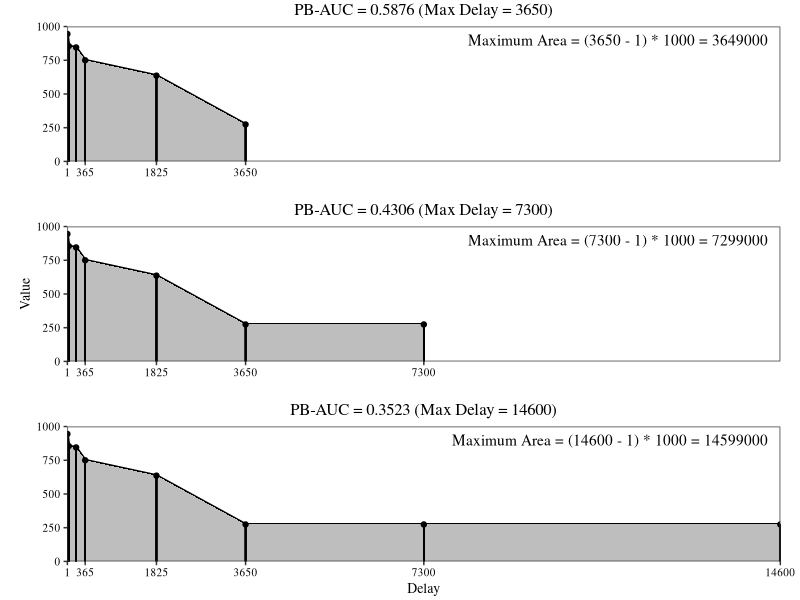

This chart was generated by the following R code:

require(ggplot2)
require(grid)
require(gridExtra)

xLabels <- c(1,NA,NA,365,1825,3650, NA, NA)
xLabels2 <- c(1,NA,NA,365,1825,3650, 7300, NA)
xLabels3 <- c(1,NA,NA,365,1825,3650, 7300, 14600)

xDelays <- c(1,30,180,365,1825,3650, 7300, 14600)
#xDelaysLog <- log10(xDelays)

dataFrame <- data.frame(X=xDelays,
                        Y=c(945,855,845,750,636,274,NA,NA))

dataFrame2 <- data.frame(X=xDelays,
                         Y=c(945,855,845,750,636,274,274,NA))

dataFrame3 <- data.frame(X=xDelays,
                         Y=c(945,855,845,750,636,274,274,274))

annotateMessage = sprintf("Maximum Area = (%s - %s) * 1000 = %s", 3650, 1, (3650-1) * 1000)

plotDraw <- ggplot(dataFrame, aes(x=X, y=Y, fill="gray")) +
  geom_line(size=1, linetype=1) +
  geom_area() +
  geom_point() +
  scale_fill_manual(values = c('gray')) +
  geom_segment(aes(x = dataFrame$X[1], y = 0, xend = dataFrame$X[1], yend = dataFrame$Y[1], colour = "black")) +
  geom_segment(aes(x = dataFrame$X[2], y = 0, xend = dataFrame$X[2], yend = dataFrame$Y[2], colour = "black")) +
  geom_segment(aes(x = dataFrame$X[3], y = 0, xend = dataFrame$X[3], yend = dataFrame$Y[3], colour = "black")) +
  geom_segment(aes(x = dataFrame$X[4], y = 0, xend = dataFrame$X[4], yend = dataFrame$Y[4], colour = "black")) +
  geom_segment(aes(x = dataFrame$X[5], y = 0, xend = dataFrame$X[5], yend = dataFrame$Y[5], colour = "black")) +
  geom_segment(aes(x = dataFrame$X[6], y = 0, xend = dataFrame$X[6], yend = dataFrame$Y[6], colour = "black")) +
  geom_segment(aes(x = dataFrame$X[7], y = 0, xend = dataFrame$X[7], yend = dataFrame$Y[7], colour = "black")) +
  geom_segment(aes(x = dataFrame$X[8], y = 0, xend = dataFrame$X[8], yend = dataFrame$Y[8], colour = "black")) +
  scale_x_continuous(breaks = xLabels,
                     labels = xLabels,
                     limits = c(0,max(xDelays)),
                     expand = c(0, 0)) +
  scale_y_continuous(limits = c(0,1000), expand = c(0, 0)) +
  annotate("text",
           y = 900,
           x = max(xDelays) - 250,
           label = annotateMessage,
           hjust = 1,
           family = "Times") +
  scale_colour_manual(values = c('black')) +
  theme_bw() +
  theme(panel.grid.major = element_blank(),
        panel.grid.minor = element_blank(),
        plot.margin = unit(c(0.1,0.5,0.1,0.5), "cm"),
        legend.position="none",
        plot.title = element_text(hjust = 0.5),
        axis.text = element_text(color = "black"),
        text=element_text(size=10, family="Times")) +
  labs(title = "PB-AUC = 0.5876 (Max Delay = 3650)",
       x = "",
       y = "")

annotateMessage2 = sprintf("Maximum Area = (%s - %s) * 1000 = %s", 7300, 1, (7300-1) * 1000)

plotDraw2 <- ggplot(dataFrame2, aes(x=X, y=Y, fill="gray")) +
  geom_line(size=1) +
  geom_area(aes(x=X, y=Y, fill="gray"), data = dataFrame2) +
  geom_point() +
  scale_fill_manual(values = c('gray')) +
  geom_segment(aes(x = dataFrame2$X[1], y = 0, xend = dataFrame2$X[1], yend = dataFrame2$Y[1], colour = "black")) +
  geom_segment(aes(x = dataFrame2$X[2], y = 0, xend = dataFrame2$X[2], yend = dataFrame2$Y[2], colour = "black")) +
  geom_segment(aes(x = dataFrame2$X[3], y = 0, xend = dataFrame2$X[3], yend = dataFrame2$Y[3], colour = "black")) +
  geom_segment(aes(x = dataFrame2$X[4], y = 0, xend = dataFrame2$X[4], yend = dataFrame2$Y[4], colour = "black")) +
  geom_segment(aes(x = dataFrame2$X[5], y = 0, xend = dataFrame2$X[5], yend = dataFrame2$Y[5], colour = "black")) +
  geom_segment(aes(x = dataFrame2$X[6], y = 0, xend = dataFrame2$X[6], yend = dataFrame2$Y[6], colour = "black")) +
  geom_segment(aes(x = dataFrame2$X[7], y = 0, xend = dataFrame2$X[7], yend = dataFrame2$Y[7], colour = "black")) +
  geom_segment(aes(x = dataFrame2$X[8], y = 0, xend = dataFrame2$X[8], yend = dataFrame2$Y[8], colour = "black")) +
  scale_x_continuous(breaks = xLabels2,
                     labels = xLabels2,
                     limits = c(0,max(xDelays)),
                     expand = c(0, 0)) +
  scale_y_continuous(limits = c(0,1000), expand = c(0, 0)) +
  annotate("text",
           y = 900,
           x = max(xDelays) - 250,
           label = annotateMessage2,
           hjust = 1,
           family = "Times") +
  scale_colour_manual(values = c('black')) +
  theme_bw() +
  theme(panel.grid.major = element_blank(),
        panel.grid.minor = element_blank(),
        plot.margin = unit(c(0.1,0.5,0.1,0.5), "cm"),
        legend.position="none",
        plot.title = element_text(hjust = 0.5),
        axis.text = element_text(color = "black"),
        text=element_text(size=10, family="Times")) +
  labs(title = "PB-AUC = 0.4306 (Max Delay = 7300)",
       x = "",
       y = "Value")

annotateMessage3 = sprintf("Maximum Area = (%s - %s) * 1000 = %s", 14600, 1, (14600-1) * 1000)

plotDraw3 <- ggplot(dataFrame3, aes(x=X, y=Y, fill="gray")) +
  geom_line(size=1) +
  geom_area(aes(x=X, y=Y, fill="gray"), data = dataFrame3) +
  geom_point() +
  scale_fill_manual(values = c('gray')) +
  geom_segment(aes(x = dataFrame3$X[1], y = 0, xend = dataFrame3$X[1], yend = dataFrame3$Y[1], colour = "black")) +
  geom_segment(aes(x = dataFrame3$X[2], y = 0, xend = dataFrame3$X[2], yend = dataFrame3$Y[2], colour = "black")) +
  geom_segment(aes(x = dataFrame3$X[3], y = 0, xend = dataFrame3$X[3], yend = dataFrame3$Y[3], colour = "black")) +
  geom_segment(aes(x = dataFrame3$X[4], y = 0, xend = dataFrame3$X[4], yend = dataFrame3$Y[4], colour = "black")) +
  geom_segment(aes(x = dataFrame3$X[5], y = 0, xend = dataFrame3$X[5], yend = dataFrame3$Y[5], colour = "black")) +
  geom_segment(aes(x = dataFrame3$X[6], y = 0, xend = dataFrame3$X[6], yend = dataFrame3$Y[6], colour = "black")) +
  geom_segment(aes(x = dataFrame3$X[7], y = 0, xend = dataFrame3$X[7], yend = dataFrame3$Y[7], colour = "black")) +
  geom_segment(aes(x = dataFrame3$X[8], y = 0, xend = dataFrame3$X[8], yend = dataFrame3$Y[8], colour = "black")) +
  scale_x_continuous(breaks = xLabels3,
                     labels = xLabels3,
                     limits = c(0,max(xDelays)),
                     expand = c(0, 0)) +
  scale_y_continuous(limits = c(0,1000), expand = c(0, 0)) +
  annotate("text",
           y = 900,
           x = max(xDelays) - 250,
           label = annotateMessage3,
           hjust = 1,
           family = "Times") +
  scale_colour_manual(values = c('black')) +
  theme_bw() +
  theme(panel.grid.major = element_blank(),
        panel.grid.minor = element_blank(),
        plot.margin = unit(c(0.1,0.5,0.1,0.5), "cm"),
        legend.position="none",
        plot.title = element_text(hjust = 0.5),
        axis.text = element_text(color = "black"),
        text=element_text(size=10, family="Times")) +
  labs(title = "PB-AUC = 0.3523 (Max Delay = 14600)",
       x = "Delay",
       y = "")

#windowsFonts()


#setEPS()
#postscript("AUCCompare.eps", 
#           fonts = "Times", 
#           paper = "special",
#           width = 11,
#           height = 8,
#           horizontal = TRUE,
#           pagecentre = FALSE,
           #paper = "special", 
           #bg = "transparent", 
#           onefile = TRUE)

par(family = "Times", mar=c(3,3,2,1), mgp=c(2,.7,0), tck=-.01)

grid.newpage()
pushViewport(viewport(layout = grid.layout(3, 6,
                                           heights = unit(c(11), "null"),
                                           widths = unit(c(8, 8, 8, 8, 8, 8), "null"))))

#print(plotDraw)
#print(plotDraw2)
#print(plotDraw3)

print(plotDraw,  vp = viewport(layout.pos.row = 1, layout.pos.col = 1:6))
print(plotDraw2, vp = viewport(layout.pos.row = 2, layout.pos.col = 1:6))
print(plotDraw3, vp = viewport(layout.pos.row = 3, layout.pos.col = 1:6))

#ggsave("plotDraw1.eps", 
#       fonts = "Times", 
#       width = 7,
#       height = 2.25,
#       plot = plotDraw, 
#       dpi = 200)

#ggsave("plotDraw2.eps", 
#       fonts = "Times", 
#       width = 7,
#       height = 2.25,
#       plot = plotDraw2, 
#       dpi = 200)

#ggsave("plotDraw3.eps", 
#       fonts = "Times", 
#       width = 7,
#       height = 2.5,
#       plot = plotDraw3, 
#       dpi = 200)

#dev.off()

#grid.text("Delay",
#          gp = gpar(fontsize=12, fontfamily="Times New Roman", fontface = 2),
#          vp = viewport(layout.pos.row = 2, layout.pos.col = 2:7))

#grid.text("Value",
#          rot = 90,
#          gp = gpar(fontsize=12, fontfamily="Times New Roman", fontface = 2),
#          vp = viewport(layout.pos.row = 1, layout.pos.col = 1))
#multiplot(plotDraw, plotDraw2, cols=2, labs=list("cool x label", "cool y label"))
